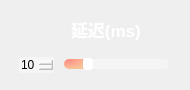
                  <widget class="QFrame" name="Delay_QF_cam">
                   <property name="minimumSize">
                    <size>
                     <width>190</width>
                     <height>90</height>
                    </size>
                   </property>
                   <property name="maximumSize">
                    <size>
                     <width>190</width>
                     <height>90</height>
                    </size>
                   </property>
                   <property name="styleSheet">
                    <string notr="true">QFrame#Delay_QF_cam{
border:2px solid rgb(255, 255, 255);
border-radius:15px;
}</string>
                   </property>
                   <layout class="QVBoxLayout" name="verticalLayout_35">
                    <item>
                     <widget class="QPushButton" name="ToggleBotton_8">
                      <property name="sizePolicy">
                       <sizepolicy hsizetype="Expanding" vsizetype="Fixed">
                        <horstretch>0</horstretch>
                        <verstretch>0</verstretch>
                       </sizepolicy>
                      </property>
                      <property name="minimumSize">
                       <size>
                        <width>0</width>
                        <height>30</height>
                       </size>
                      </property>
                      <property name="maximumSize">
                       <size>
                        <width>16777215</width>
                        <height>30</height>
                       </size>
                      </property>
                      <property name="font">
                       <font>
                        <family>Segoe UI</family>
                        <pointsize>13</pointsize>
                        <italic>false</italic>
                        <bold>true</bold>
                       </font>
                      </property>
                      <property name="cursor">
                       <cursorShape>ArrowCursor</cursorShape>
                      </property>
                      <property name="mouseTracking">
                       <bool>true</bool>
                      </property>
                      <property name="focusPolicy">
                       <enum>Qt::StrongFocus</enum>
                      </property>
                      <property name="contextMenuPolicy">
                       <enum>Qt::DefaultContextMenu</enum>
                      </property>
                      <property name="layoutDirection">
                       <enum>Qt::LeftToRight</enum>
                      </property>
                      <property name="autoFillBackground">
                       <bool>false</bool>
                      </property>
                      <property name="styleSheet">
                       <string notr="true">QPushButton{
background-image: url(:/all/img/delay.png);
background-repeat: no-repeat;
background-position: left center;
border: none;
border-left: 20px solid transparent;

text-align: left;
padding-left: 40px;
padding-bottom: 2px;
color: rgb(255, 255, 255);
font: 700 13pt &quot;Segoe UI&quot;;
}</string>
                      </property>
                      <property name="text">
                       <string>延迟(ms)</string>
                      </property>
                      <!-- <property name="icon">
                       <iconset theme="zoom-out">
                        <normaloff>.</normaloff>.</iconset>
                      </property> -->
                      <property name="autoDefault">
                       <bool>false</bool>
                      </property>
                      <property name="default">
                       <bool>false</bool>
                      </property>
                      <property name="flat">
                       <bool>false</bool>
                      </property>
                     </widget>
                    </item>
                    <item>
                     <widget class="QFrame" name="frame_6">
                      <property name="sizePolicy">
                       <sizepolicy hsizetype="Preferred" vsizetype="Preferred">
                        <horstretch>0</horstretch>
                        <verstretch>0</verstretch>
                       </sizepolicy>
                      </property>
                      <property name="minimumSize">
                       <size>
                        <width>0</width>
                        <height>20</height>
                       </size>
                      </property>
                      <property name="maximumSize">
                       <size>
                        <width>16777215</width>
                        <height>20</height>
                       </size>
                      </property>
                      <layout class="QHBoxLayout" name="horizontalLayout_23">
                       <property name="spacing">
                        <number>10</number>
                       </property>
                       <property name="leftMargin">
                        <number>8</number>
                       </property>
                       <property name="topMargin">
                        <number>0</number>
                       </property>
                       <property name="rightMargin">
                        <number>10</number>
                       </property>
                       <property name="bottomMargin">
                        <number>0</number>
                       </property>
                       <item>
                        <widget class="QSpinBox" name="speed_spinbox_cam">
                         <property name="styleSheet">
                          <string notr="true">QSpinBox {
border: 0px solid lightgray;
border-radius: 2px;
background-color: rgba(255,255,255,90);
font: 600 9pt &quot;Segoe UI&quot;;
}
        
QSpinBox::up-button {
width: 10px;
height: 9px;
margin: 0px 3px 0px 0px;
border-image: url(:/all/img/box_up.png);
}
QSpinBox::up-button:pressed {
margin-top: 1px;
}
            
QSpinBox::down-button {
width: 10px;
height: 9px;
margin: 0px 3px 0px 0px;
border-image: url(:/all/img/box_down.png);
}
QSpinBox::down-button:pressed {
margin-bottom: 1px;
}</string>
                         </property>
                         <property name="maximum">
                          <number>50</number>
                         </property>
                         <property name="value">
                          <number>10</number>
                         </property>
                        </widget>
                       </item>
                       <item>
                        <widget class="QSlider" name="speed_slider_cam">
                         <property name="cursor">
                          <cursorShape>PointingHandCursor</cursorShape>
                         </property>
                         <property name="styleSheet">
                          <string notr="true">QSlider::groove:horizontal {
border: none;
height: 10px;
background-color: rgba(255,255,255,90);
border-radius: 5px;
}

QSlider::handle:horizontal {
width: 10px;
margin: -1px 0px -1px 0px;
border-radius: 3px;
background-color: white;
}

QSlider::sub-page:horizontal {
background-color: qradialgradient(cx:0, cy:0, radius:1, fx:0.1, fy:0.1, stop:0 rgb(253, 139, 133),  stop:1 rgb(248, 194, 152));
border-radius: 5px;
}</string>
                         </property>
                         <property name="maximum">
                          <number>50</number>
                         </property>
                         <property name="value">
                          <number>10</number>
                         </property>
                         <property name="orientation">
                          <enum>Qt::Horizontal</enum>
                         </property>
                        </widget>
                       </item>
                      </layout>
                     </widget>
                    </item>
                   </layout>
                  </widget>
